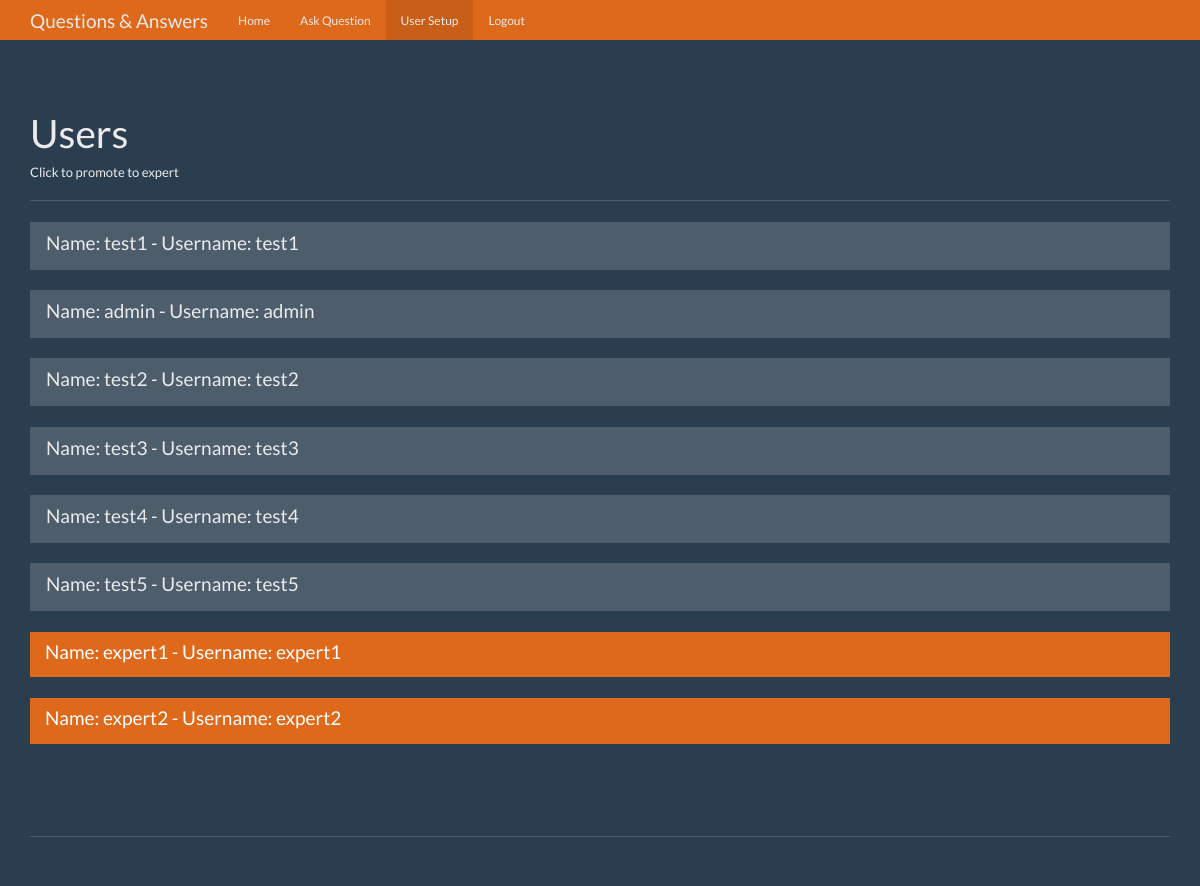
The app's page /users (signed in) with its own data.
### app/models.py (models this page shows, shortened)
class Users(db.Model):
    id = db.Column(db.Integer, primary_key=True, autoincrement=True)
    name = db.Column(db.String(200), nullable=True)
    username = db.Column(db.String(200), unique=True)
    password = db.Column(db.String(200), nullable=True)
    expert = db.Column(db.Boolean, default=False)
    admin = db.Column(db.Boolean, default=False)

### app/views.py (the view)
@app.route('/users')
def users():
    user = get_current_user()
    users = Users.query.all()
    if not user:
        return redirect(url_for('login'))
    elif not user.admin:
        return redirect(url_for('home'))
    data = {
        'user': user,
        'users': users
    }
    return render_template('users.html', data=data)

### app/views.py (called while the page is built)
def get_current_user():
    user = None
    if 'user' in session:
        user = session['user']
        user = Users.query.filter(Users.username==user).first()
        return user

### app/templates/users.html (shortened to what this page needs)
{% extends 'base.html' %}
{% block show_links %}{{ show_links(data.user, class6="active") }}{% endblock %}
{% block content %}
<div class="page-header">
  <h1>Users</h1>
  <h6>Click to promote to expert</h6>
</div>
<div class="row">
  <div class="col-lg-12">
    <div class="list-group">
      {% for user in data.users %}
        <a href="{{ url_for('promote', user_id=user['id']) }}" class="list-group-item {% if user.expert %}active{% endif %}">
          <h4 class="list-group-item-heading">Name: {{ user.name }} - Username: {{ user.username }}</h4>
        </a>
        <br>
      {% endfor %}
    </div>
  </div>
</div>
{% endblock %}

### app/templates/base.html (shortened to what this page needs)
{% from "show_links.html" import show_links %}
<!DOCTYPE html>
<html lang="en">
  <head>
    <link href="{{ url_for('static', filename='css/bootstrap.min.css') }}" rel="stylesheet">
    <link href="{{ url_for('static', filename='css/theme.css') }}" rel="stylesheet">
  </head>
  <body>
    <nav class="navbar navbar-inverse navbar-fixed-top">
      <div class="container">
        <div class="navbar-header">
          <a class="navbar-brand" href="{{ url_for('home') }}">Questions & Answers</a>
        </div>
        <div id="navbar" class="navbar-collapse collapse">
          {% block show_links %}{% endblock %}
        </div>
      </div>
    </nav>
    <div class="container theme-showcase" role="main">
        {% block content %}{% endblock %}
      <div class="page-header">
      </div>
        <div class="row">
          <div class="col-lg-12">
          </div>
    </div>
  </body>
</html>

### app/templates/show_links.html (shortened to what this page needs)
{% macro show_links(user, class1='', class2='', class3='', class4='', class5='', class6='', class7='') %}
<ul class="nav navbar-nav">
    <li class={{ class1 }}><a href="{{ url_for('home') }}">Home</a></li>
    {% if user and user.expert == False %}
    <li class={{ class4 }}><a href="{{ url_for('ask') }}">Ask Question</a></li>
    {% endif %}
    {% if user and user.admin == True %}
    <li class={{ class6 }}><a href="{{ url_for('users') }}">User Setup</a></li>
    {% endif %}
    {% if user %}
    <li class={{ class7 }}><a href="{{ url_for('logout') }}">Logout</a></li>
    {% endif %}
</ul>
{% endmacro %}

### app/static/css/theme.css (style rules this page uses)
body { padding-top: 70px; padding-bottom: 30px; }

### records on screen
Users: name "test1", username "test1"
Users: name "admin", username "admin"
Users: name "test2", username "test2"
Users: name "test3", username "test3"
Users: name "test4", username "test4"
Users: name "test5", username "test5"
Users: name "expert1", username "expert1"
Users: name "expert2", username "expert2"
